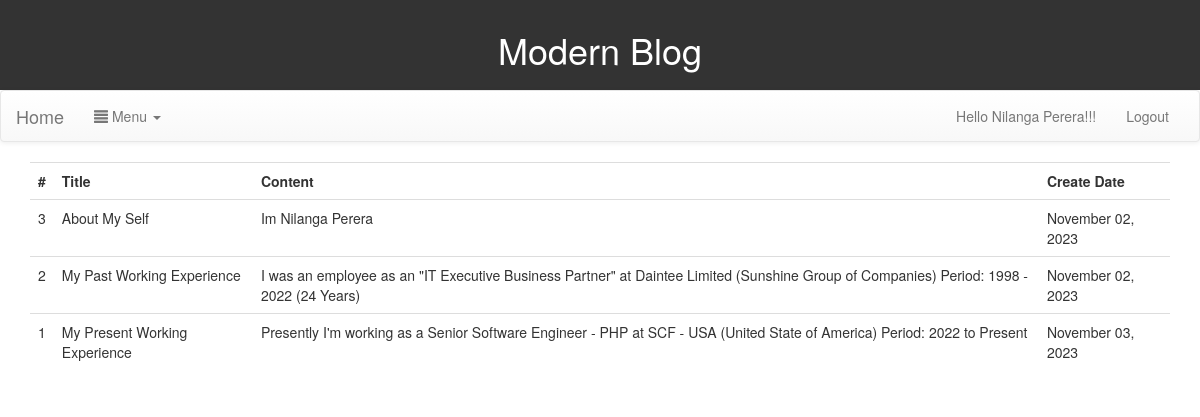
/view/admin_list (signed in), run on the app's committed database.
### tables this page shows
CREATE TABLE IF NOT EXISTS `blog` (
  `id` int NOT NULL AUTO_INCREMENT,
  `title` varchar(255) NOT NULL,
  `content` text NOT NULL,
  `created_time` datetime NOT NULL DEFAULT (now()),
  PRIMARY KEY (`id`)
);

### classes/system.php (called while the page is built, shortened)
<?php
class SYSTEM
{
    public static function uri_segments($n = false, $no_result = false)
    {
        $uri = $_SERVER['REQUEST_URI'];
        $uri = parse_url($uri, PHP_URL_PATH);
        $uri = str_replace('//', '/', trim($uri, '/'));
        $segments = [];
        foreach (explode("/", $uri) as $val) {
            $val = trim($val);
            if ($val != '') {
                $segments[] = $val;
            }
        }
        $rewrite_segment = -1;
        if (($partsof_baseurl = count(explode("/", trim(BASE_URL, '/'))) - 3) > 0) {
            $rewrite_segment += $partsof_baseurl;
        }
        return (!isset($segments[$n + $rewrite_segment])) ? $no_result : $segments[$n + $rewrite_segment];
    }
}

### init.php (called while the page is built, shortened)
<?php
    $dbi = new DBI();
    $dbi->connect( CMS_DB_HOST, CMS_DB_USER, CMS_DB_PASSWORD, CMS_DB_NAME );
    $dbi->log_query_execution_time = false;
    $user_id = isset( $_SESSION["user"]["id"] ) ? $_SESSION["user"]["id"] : 0;
    if($user_id){
        $user_name = $_SESSION["user"]["name"];
    }

### classes/blog.php (called while the page is built, shortened)
<?php
class Blog
{
    public static function get_blog_details(){
        global $dbi;
        $sql = sprintf("SELECT id, title, content, date_format(created_time, '%%M %%d, %%Y') created_time FROM %s ORDER BY id DESC LIMIT 100", DB_TBL_BLOG);
        $result = $dbi->query_to_multi_array($sql);
        return ( ! empty($result) ) ? $result : false;
    }
}

### classes/DBI.php (called while the page is built, shortened)
<?php
class DBI
{
    public $connection,
    $log_errors = true,
    $log_path = '',
    $auto_retries_on_connection_lost = 0,
    $connection_lost_retry_interval = 10000,
    $auto_retries_on_deadlock = 0,
    $deadlock_retry_interval = 2000,
    $log_query_execution_time = false,
    $log_format_csv = false;
    public function connect($host, $username, $password, $database, $log_errors = true, $log_query_execution_time = true)
    {
        @$this->connection = new mysqli($host, $username, $password, $database);
        $this->connection->set_charset("utf8");
        $this->log_errors = $log_errors;
        $this->log_query_execution_time = $log_query_execution_time;
        $this->log_path = getcwd();
        return true;
    }
    public function query($sql)
    {
        if ($this->log_errors || $this->log_query_execution_time) {
            $trace = debug_backtrace();
            array_shift($trace);
            $trace = array_reverse($trace);
            $trace_steps = array_map(function ($value) {
                $replace_path = defined("ABS_PATH") ? ABS_PATH : __DIR__;
                return str_replace($replace_path, "", "{$value["file"]} ({$value["line"]})");
            }, $trace);
            $log_path = str_replace(DIRECTORY_SEPARATOR . DIRECTORY_SEPARATOR, DIRECTORY_SEPARATOR, $this->log_path);
        }
        while (true) {
            $this->connection->ping();
            $start_time = microtime(true);
            $return = $this->connection->query($sql);
            if (!$this->connection->error) {
                break;
            }
        }
        return $return;
    }
    public function query_to_multi_array($sql)
    {
        $result = $this->query($sql);
        $result_array = array();
        while ($data = $result->fetch_assoc()) {
            $result_array[] = $data;
        }
        return $result_array;
    }
}

### template/admin_list.php (the view)
<?php include TEMPLATE_PATH . "header.php";?>
    <div class="container">
        <div class="table-responsive">
            <table class="table">
                <tr>
                    <th>#</th>
                    <th>Title</th>
                    <th>Content</th>
                    <th>Create Date</th>
                </tr>
                <?php
                foreach($blog_list as $v){ ?>
                    <tr>
                        <td><?php echo $v["id"]?></td>
                        <td><?php echo $v["title"]?></td>
                        <td><?php echo $v["content"]?></td>
                        <td><?php echo $v["created_time"]?></td>
                    </tr>
                <?php }
            ?>
            </table>
        </div>
    </div>
<?php include TEMPLATE_PATH . "footer.php";?>

### index.php (shortened to what this page needs)
<?php
    include_once( "init.php" );
    $module = $segment1 = SYSTEM::uri_segments( 1 );
    $method = $segment2 = SYSTEM::uri_segments( 2, "index" );
    $module = ucfirst( $module ) . MODULE_SUFFIX;
    if( file_exists( MODULES_PATH . $module . ".php" ) && class_exists( $module ) ) $module = new $module();
    if( ! empty( $module ) && method_exists( $module , $method ) ) $module->$method();

### modules/View_controller.php (shortened to what this page needs)
<?php
class View_controller {
    Public function admin_list(){
        global $user_id;
        if( $user_id ){
            $blog_list = Blog::get_blog_details();
            include_once( TEMPLATE_PATH . "admin_list.php" );
        }else{
            $_SESSION["error"] = "Please Login!!!";
            include_once( TEMPLATE_PATH . "error_404.php" );
        }
    }
}

### template/header.php (shortened to what this page needs)
<!DOCTYPE html>
<html lang="en">
<head>
    <link rel="stylesheet" href="https://cdn.jsdelivr.net/npm/bootstrap@3.4.1/dist/css/bootstrap.min.css">
    <link rel="stylesheet" href="https://cdn.jsdelivr.net/npm/bootstrap@3.4.1/dist/css/bootstrap-theme.min.css">
</head>
<body>
<header class="head-padding">
    <h1>Modern Blog</h1>
</header>
<nav class="navbar navbar-default">
  <div class="container-fluid">
    <div class="navbar-header">
      <a class="navbar-brand" href="<?php echo BASE_URL;?>">Home</a>
    </div>
    <div class="collapse navbar-collapse" id="bs-example-navbar-collapse-1">
      <ul class="nav navbar-nav">
        <li class="dropdown">
          <a href="#" class="dropdown-toggle" data-toggle="dropdown" role="button" aria-haspopup="true" aria-expanded="false"><span class="glyphicon glyphicon-align-justify"></span> Menu <span class="caret"></span></a>
        </li>
      </ul>
      <ul class="nav navbar-nav navbar-right">
        <?php
            global $user_name;
            if( ! empty($user_name)) {
                echo "<li><a href=\"#\">Hello $user_name!!!</a></li>";
                echo "<li><a href='".BASE_URL."login/user_logout'>Logout</a></li>";
            }else echo "<li><a href=\"#\" data-toggle=\"modal\" data-target=\"#myModal\">Login</a></li>";
        ?>
      </ul>
    </div>
  </div>
</nav>

### template/footer.php (shortened to what this page needs)
<link rel="stylesheet" href="<?php echo TEMPLATE_CSS_URL?>style.css">
</body>
</html>

### public/assets/css/style.css (style rules this page uses)
.head-padding { background-color: #333; color: #fff; padding: 1rem; text-align: center; }

### data on the page
blog: id "3", title "About My Self", content "Im Nilanga Perera", created_time "November 02, 2023"
blog: id "2", title "My Past Working Experience", content "I was an employee as an \"IT Executive Business Partner\" at Daintee Limited (Sunshine Group of Companies) Period: 1998 - 2022 (24 Years)", created_time "November 02, 2023"
blog: id "1", title "My Present Working Experience", content "Presently I'm working as a Senior Software Engineer - PHP at SCF - USA (United State of America) Period: 2022 to Present", created_time "November 03, 2023"

### other printed values
$user_name "Nilanga Perera"
